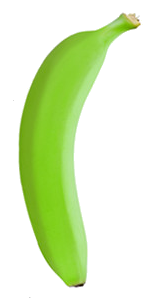
#> input picture training_banana/b1.png, 156 x 298 px; its folder holds 4 pictures in this run
$ python banan.py training_banana/b1.png
#> lines starting #> are read from the running program, lines starting #| are printed output that depends on the picture; after the words box and inside, x2 and y2 are one past the last pixel; in counts of white or black regions, pixels touching at a corner belong together; long printed decimals are rounded
#> in train_NN, im is the input picture: shape (298, 156, 3); mean B, G, R 196.5, 238.9, 220.3
import numpy as np
import cv2 as cv2
import sys

import csv
import matplotlib.pyplot as plt


class NN():
    training_data = []
    # [45 lines left out: functions predict, rgb_euclidean_distance, hist_euclidean_distance, train, not called in this run]


def banana_mask(image, banana):
    imgray = cv2.cvtColor(image,cv2.COLOR_BGR2GRAY)
    mask = np.zeros(imgray.shape,np.uint8)
    cv2.drawContours(mask,[banana],0,255,-1)
    return mask

def extract_banana(image):
    imgray = cv2.cvtColor(image, cv2.COLOR_BGR2GRAY)
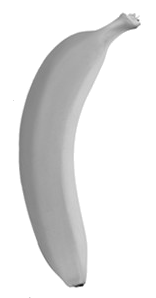
#> imgray: shape (298, 156); min 13, max 255, mean 228.5
    ret,thresh = cv2.threshold(imgray,230,255,cv2.THRESH_BINARY_INV)
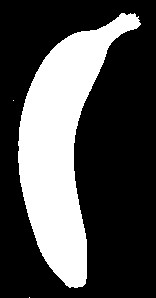
#> thresh: shape (298, 156); 30.3% white; 3 white regions (2 under 20 px)
    contours, hierarchy = cv2.findContours(thresh,cv2.RETR_TREE,cv2.CHAIN_APPROX_SIMPLE)
#> contours = 3 contours, 2 with area under 20; largest, box (x1, y1, x2, y2) and area: (18, 13, 141, 288) 13777
    banana = max(contours, key=cv2.contourArea)
#> banana = contour of 297 points, box (x1, y1, x2, y2) (18, 13, 141, 288), area 13777
    cv2.drawContours(image, [banana], 0, (0,255,0), 3)
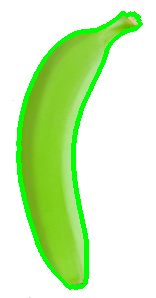
#> image: shape (298, 156, 3); 6.67% of pixels changed, all inside (x1, y1, x2, y2) = (16, 11, 143, 290)

    return banana, image

def extract_histogram_features(image, banana):
    mask = banana_mask(image, banana)
    color = ('g','r')
    features = []
    for i,col in enumerate(color):
        histr = cv2.calcHist([image],[i+1],mask,[256],[20,250])
        histr = histr/np.sum(histr)
        f = [np.mean(histr), np.std(histr)]

        # TODO : need right feature
        features.append(np.argmax(histr))
        features.append(np.std(histr))
    print(features)
    return features #[G.mean, G.mean, R.mean, R.std]

# [24 lines left out: functions extract_rgb_features, predict, not called in this run]


def train_NN():
    data = []
    images = []
    banana_contours = []

    for i in range(1,8):
        im = cv2.imread('training_banana/b{}.png'.format(i))
        b, _img = extract_banana(im)
#> b has the same summary as banana in extract_banana
        # d = extract_rgb_features(im, b)
        d = extract_histogram_features(im, b)
#> in banana_mask, `imgray = cv2.cvtColor(image,cv2.COLOR_BGR2GRAY)`:
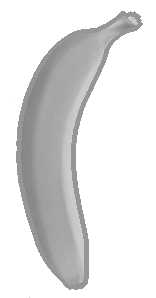
#> imgray: shape (298, 156); min 112, max 255, mean 224.7
#> in banana_mask, `cv2.drawContours(mask,[banana],0,255,-1)`: mask: shape (298, 156); 30.3% white; 1 white region, box (x1, y1, x2, y2) and area: (18, 13, 141, 288) 14089
#> the loop in extract_histogram_features, `for i,col in enumerate(color):` made 2 passes
#> f on passes 1 to 2: [0.00391, 0.0106], [0.00391, 0.00835]
#> after the loop in extract_histogram_features, `for i,col in enumerate(color):`: features = [210, 0.0106, 124, 0.00835]
#| [210, 0.01056, 124, 0.008349]
#> d = [210, 0.0106, 124, 0.00835]
        d.append(i)
        data.append(d)

        # for plotting
        images.append(im)
        banana_contours.append(b)
#> pass 2 of the loop in train_NN, `for i in range(1,8):`:
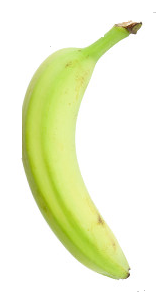
#> input picture training_banana/b2.png, 156 x 298 px
#> in train_NN, im is the input picture: shape (298, 156, 3); mean B, G, R 211.1, 243.5, 237.9
#> in extract_banana (call 2), `ret,thresh = cv2.threshold(imgray,230,255,cv2.THRESH_BINARY_INV)`:
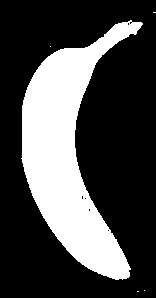
#> thresh: shape (298, 156); 28.6% white; 5 white regions (4 under 20 px)
#> contours = 11 contours, 10 with area under 20; largest, box (x1, y1, x2, y2) and area: (21, 20, 143, 280) 12976
#> banana = contour of 342 points, box (x1, y1, x2, y2) (21, 20, 143, 280), area 12976
#> image: shape (298, 156, 3); 6.66% of pixels changed, all inside (x1, y1, x2, y2) = (19, 18, 145, 282)
#> b has the same summary as banana in extract_banana
#> in banana_mask (call 2), `imgray = cv2.cvtColor(image,cv2.COLOR_BGR2GRAY)`:
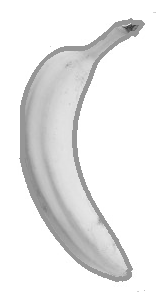
#> imgray: shape (298, 156); min 53, max 255, mean 233.7
#> the loop in extract_histogram_features (call 2), `for i,col in enumerate(color):` made 2 passes
#> f on passes 1 to 2: [0.00391, 0.00833], [0.00391, 0.00583]
#| [243, 0.008333, 231, 0.005831]
#> d = [243, 0.00833, 231, 0.00583]
#> pass 3 of the loop in train_NN, `for i in range(1,8):`:
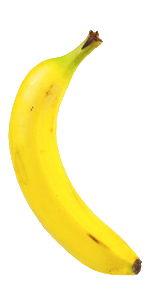
#> input picture training_banana/b3.png, 156 x 298 px
#> in train_NN, im is the input picture: shape (298, 156, 3); mean B, G, R 199.8, 244.8, 251.4
#> in extract_banana (call 3), `ret,thresh = cv2.threshold(imgray,230,255,cv2.THRESH_BINARY_INV)`:
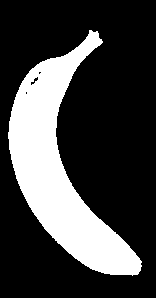
#> thresh: shape (298, 156); 25.8% white; 1 white region
#> contours = 4 contours, 2 with area under 20; largest, box (x1, y1, x2, y2) and area: (8, 30, 142, 276) 11718, (30, 76, 39, 86) 30
#> banana = contour of 297 points, box (x1, y1, x2, y2) (8, 30, 142, 276), area 11718
#> image: shape (298, 156, 3); 6.17% of pixels changed, all inside (x1, y1, x2, y2) = (6, 28, 144, 278)
#> b has the same summary as banana in extract_banana
#> in banana_mask (call 3), `imgray = cv2.cvtColor(image,cv2.COLOR_BGR2GRAY)`:
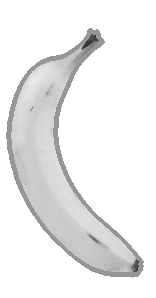
#> imgray: shape (298, 156); min 30, max 255, mean 237.3
#| [215, 0.009527, 251, 0.01549]
#> d = [215, 0.00953, 251, 0.0155]
#> the loop made 5 passes; the first 3 are shown

    plot_histogram(images, banana_contours)

    with open("training_banana/banana.csv", 'w', newline='') as myfile:
        wr = csv.writer(myfile)
        for d in data:
            wr.writerow(d)

# [48 lines left out: functions show_result, plot_histogram, main, not called in this run]

if __name__ == "__main__":
#> (the run stopped early here; a loop or call above may not have finished)
